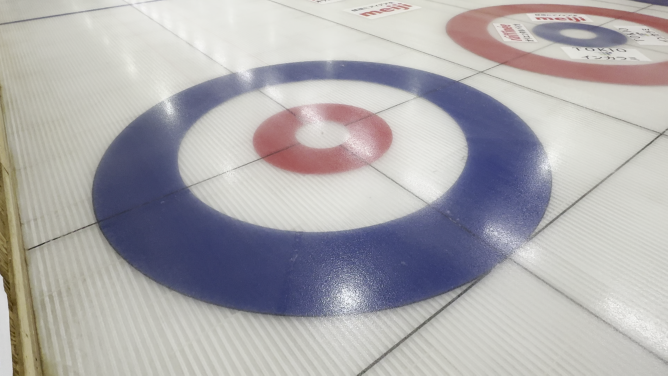
#> input picture sheat.png, 1335 x 751 px (shown at 1/2 size)
$ python '画像処理1.23.2.py'
#> lines starting #> are read from the running program, lines starting #| are printed output that depends on the picture
import cv2
import numpy as np

vtr = cv2.imread("sheat.png")
#> vtr is the input picture: shape (751, 1335, 3); mean B, G, R 173.4, 170.9, 173.1
while(True):
   # ret,frame = vtr.read()
    if vtr is None:
        print("映像を取得できません")
        break
    ref = cv2.resize(vtr, dsize=None, fx=0.5, fy=0.5) #全体が映るようにリサイズ
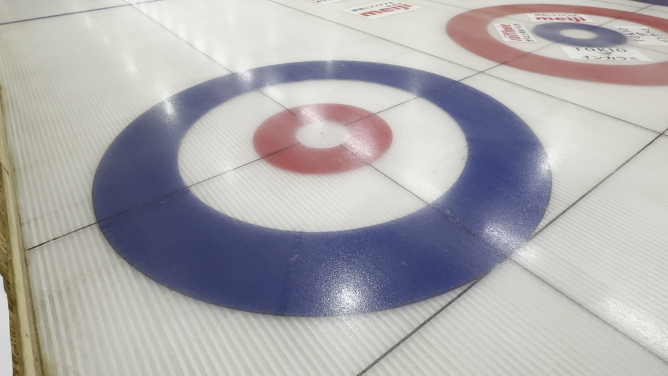
#> ref: shape (376, 668, 3); mean B, G, R 173.6, 171.1, 173.2
    grf = cv2.cvtColor(ref, cv2.COLOR_BGR2GRAY) #判別をしやすくするためにグレースケール化
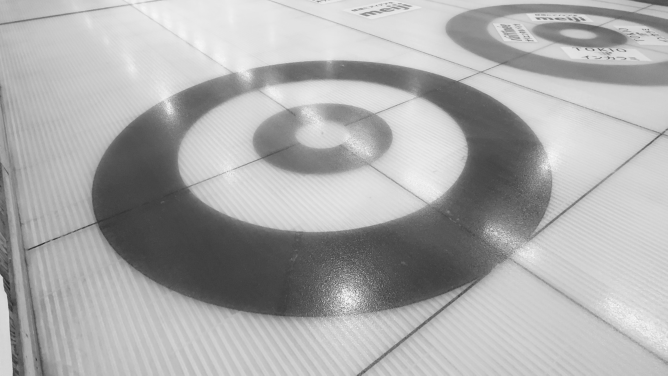
#> grf: shape (376, 668); min 44, max 248, mean 172
    equ =cv2.equalizeHist(grf)
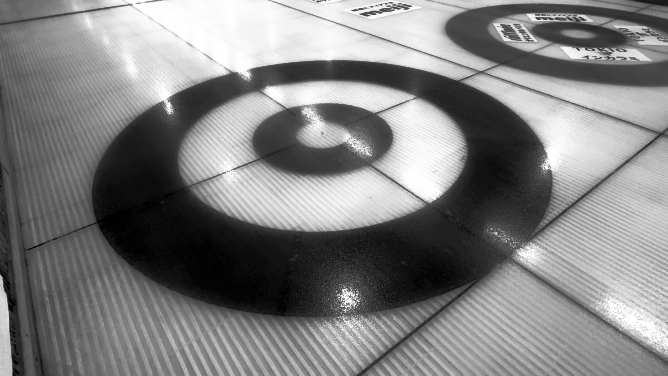
#> equ: shape (376, 668); min 0, max 255, mean 128.7
    can = cv2.Canny(equ,40.0,200.0)  #canny処理
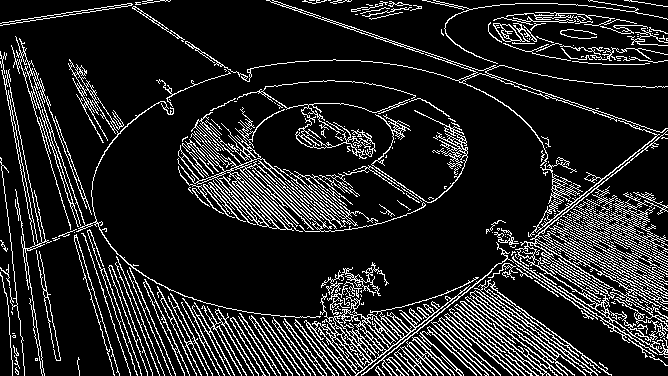
#> can: shape (376, 668); 14.1% white in thin lines or dots
    lines = cv2.HoughLinesP(can, rho=1, theta=np.pi/360, threshold=30, minLineLength=25, maxLineGap=5) #ライン検出
#> lines = 465 rows, first 6: [264, 201, 293, 230], [177, 356, 404, 325], [583, 295, 619, 291], [506, 256, 667, 128], [515, 252, 656, 140], [172, 345, 357, 319]

    for line in lines:
        x1, y1, x2, y2 = line[0]

        # 赤線を引く
        cv2.line(ref, (x1,y1), (x2,y2), (0,0,255), 3)
        cv2.imwrite('linewriter.jpg', ref)
#> this loop made 465 passes
#> pass 2, `cv2.imwrite('linewriter.jpg', ref)`:
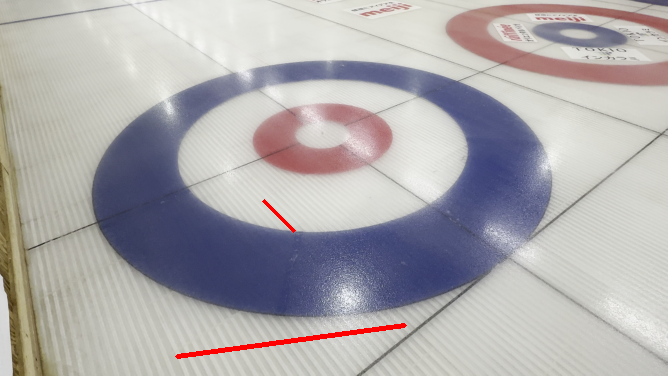
#> saved as linewriter.jpg: shape (376, 668, 3); mean B, G, R 172.5, 170, 173.5
#> after the loop:
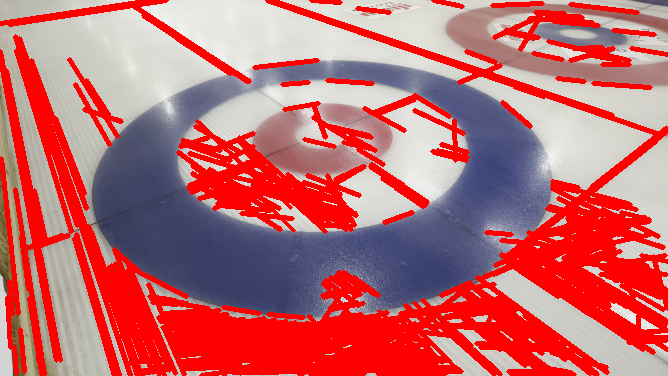
#> ref: shape (376, 668, 3); mean B, G, R 110.5, 105.9, 193.8

    cv2.imshow('g',ref)
    cv2.imshow('e',can)
    if cv2.waitKey(1) & 0xFF == ord('q'):
#> (key q is pressed here)
        break

cv2.destroyAllWindows()

$ run again, with 1.23.1.jpg saved as sheat.png
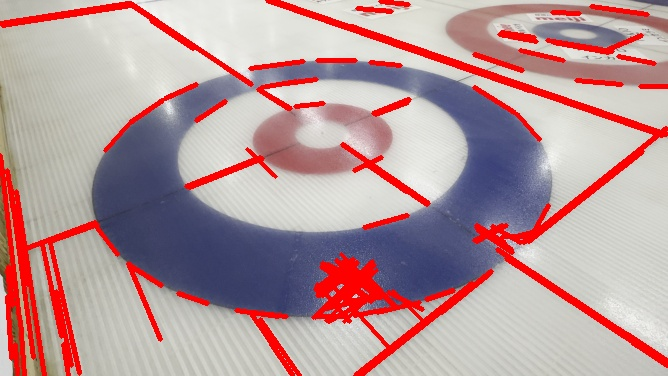
#> input picture 1.23.1.jpg, 668 x 376 px
#> vtr is the input picture: shape (376, 668, 3); mean B, G, R 154.4, 151.8, 182.5
#> `can = cv2.Canny(equ,40.0,200.0)`:
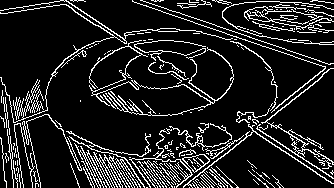
#> can: shape (188, 334); 13.3% white in thin lines or dots
#> lines = 97 rows, first 6: [249, 124, 332, 178], [271, 142, 333, 183], [302, 157, 332, 177], [4, 126, 47, 109], [59, 1, 146, 56], [70, 163, 184, 155]
#> the loop `for line in lines:` made 97 passes
#> after the loop `for line in lines:`:
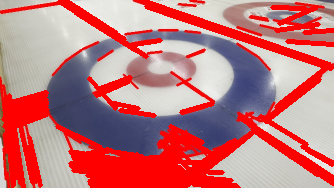
#> ref: shape (188, 334, 3); mean B, G, R 121.7, 118.3, 194.9
